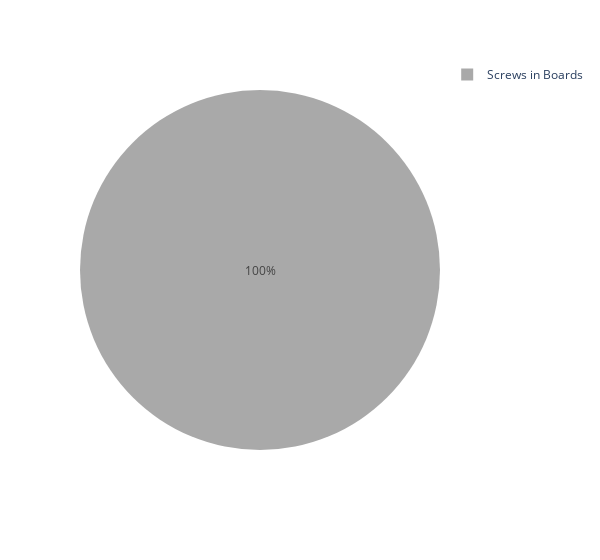
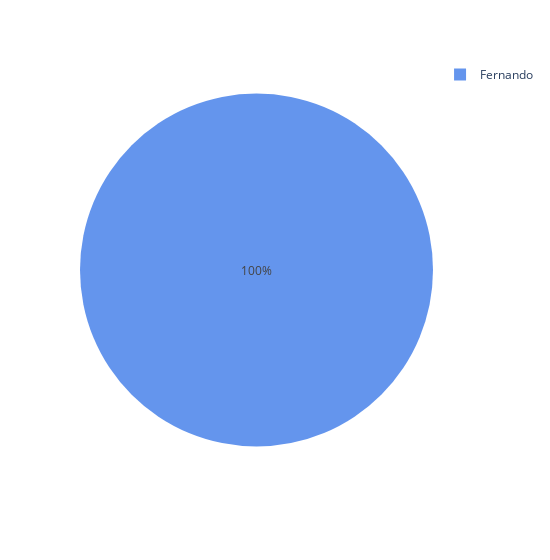
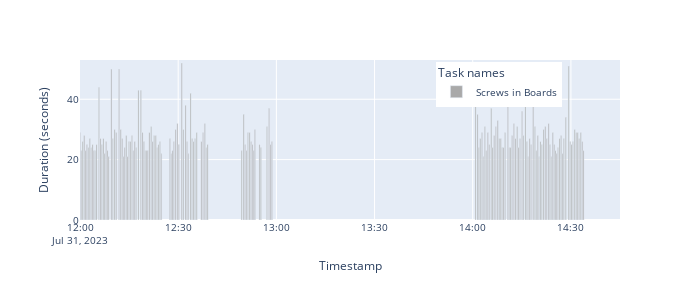
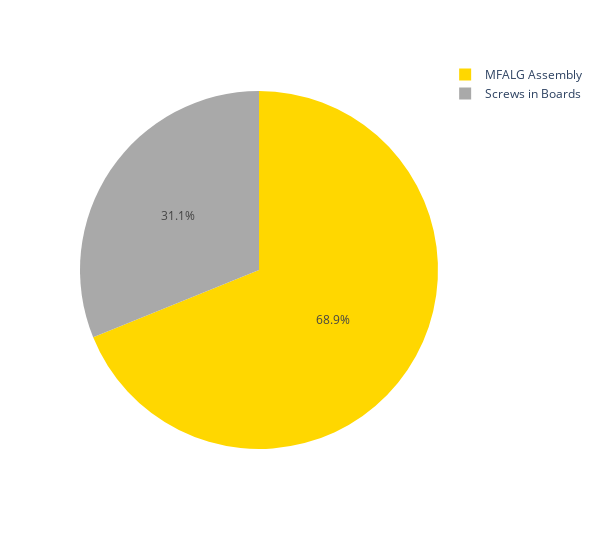

The notebook cell saved with these charts, in order:
### Markdown cell above
This section will now gather a range of days and present the corresponding graphs

### Code cell
start_date = '31/07/2023'
end_date = '27/09/2023'

start_date = pd.to_datetime(start_date, format='%d/%m/%Y')
end_date = pd.to_datetime(end_date, format='%d/%m/%Y')

# Create a date range
date_range = pd.date_range(start=start_date, end=end_date)

dfs = []
df_all = pd.DataFrame()

def calc_all_time_near(time_near,time_worked):
    
    print(f"Time person was near: {time_near}")
    time_near_seconds = time_near_.total_seconds()

    
    print(f"Time person was using node: {sum_emp_dt}")
    time_used_seconds = sum_emp_dt.total_seconds()


    return time_near_seconds, time_used_seconds

def all_plots(date_year,df,df_distance):
    
    sum_by_task, sum_emp_dt = plot_pie(df)
    plot_bar(date_year,df,df_distance)
    #plot_line(date_year, df)

    return sum_by_task, sum_emp_dt

def plots_all_dates(date_range):
    total_time_near = 0
    total_time_used = 0
    
    for date in date_range:

        day = str(date.day).zfill(2)
        month = str(date.month).zfill(2)
        date_ = day + "_" + month
        print(date_)
        date_year = "2023-" + month + "-" + day

        df = process_file(date_)
        df_dist = process_file_distance(date_)

        if df.empty:
            print("No data in that date")
            continue
                
        if df_dist.empty:
            print("No distance data in that date")
            continue

        df1 = remove_outliers(df, alpha = 0.5)

        df_distance = update_df_distance(df1,df_dist)

        _, sum_emp_dt = all_plots(date_year,df1,df_distance)

        _,time_near_ = fun_time_near(df_distance)

        print(f"Time person was near: {time_near_}")
        time_near_seconds = time_near_.total_seconds()

        
        print(f"Time person was using node: {sum_emp_dt}")
        time_used_seconds = sum_emp_dt.total_seconds()

        #time_near_seconds, time_used_seconds = calc_all_time_near(time_near_,sum_emp_dt)
        #total_time_near += time_near_seconds
        #total_time_used += time_used_seconds
      
        perc_usage = time_used_seconds/time_near_seconds*100
        
        print(f"Percentage of node usage per day: {round(perc_usage,0)} ")
        print()

        print()
        print()
        print()

        dfs.append(df1)

    #perc_total = total_time_used/total_time_near*100
    #print(f"Percentage of total node usage: {round(perc_total,0)} ")


    return dfs


# Prints plot for each date
dfs = plots_all_dates(date_range)
df_all = pd.concat(dfs, ignore_index=True)

# Prits plot for all dates together
_, _ = all_plots(date_year,df_all,df_distance)

### Figure 1 — Plotly figure (JSON) as saved in the notebook; plotly's stock layout.template omitted (floating-point values rounded to 4 significant figures)
{"data": [{"customdata": [["Screws in Boards"]], "domain": {"x": [0, 1], "y": [0, 1]}, "hovertemplate": "task_name=%{customdata[0]}<br>sec=%{value}<extra></extra>", "labels": ["Screws in Boards"], "legendgroup": "", "marker": {"colors": ["darkgray"]}, "name": "", "showlegend": true, "type": "pie", "values": [12168]}], "layout": {"legend": {"tracegroupgap": 0}, "margin": {"t": 60}, "width": 600}}

### Figure 2 — Plotly figure (JSON) as saved in the notebook; plotly's stock layout.template omitted (floating-point values rounded to 4 significant figures)
{"data": [{"customdata": [["Fernando"]], "domain": {"x": [0, 1], "y": [0, 1]}, "hovertemplate": "emp_name=%{customdata[0]}<br>sec=%{value}<extra></extra>", "labels": ["Fernando"], "legendgroup": "", "marker": {"colors": ["cornflowerblue"]}, "name": "", "showlegend": true, "type": "pie", "values": [12168]}], "layout": {"legend": {"tracegroupgap": 0}, "margin": {"t": 60}, "width": 550}}

### Figure 3 — Plotly figure (JSON) as saved in the notebook; plotly's stock layout.template omitted (floating-point values rounded to 4 significant figures; data arrays with more than 128 entries replaced by an {"elided": "..."} marker saying what was removed)
{"data": [{"alignmentgroup": "True", "hovertemplate": "Task names=Screws in Boards<br>Timestamp=%{x}<br>Duration (seconds)=%{y}<extra></extra>", "legendgroup": "Screws in Boards", "marker": {"color": "darkgray", "pattern": {"shape": ""}}, "name": "Screws in Boards", "offsetgroup": "Screws in Boards", "orientation": "v", "showlegend": true, "textposition": "auto", "type": "bar", "width": 20000, "x": {"elided": "449 str values"}, "xaxis": "x", "y": {"elided": "449 int values"}, "yaxis": "y"}], "layout": {"bargap": 0, "barmode": "relative", "font": {"size": 10}, "height": 300, "legend": {"title": {"text": "Task names"}, "tracegroupgap": 0, "x": 0.66, "xanchor": "left", "y": 0.99, "yanchor": "top"}, "margin": {"t": 60}, "width": 700, "xaxis": {"anchor": "y", "domain": [0, 1], "range": ["2023-07-31 12:00:00", "2023-07-31 14:45:00"], "showgrid": true, "title": {"text": "Timestamp"}}, "yaxis": {"anchor": "x", "domain": [0, 1], "range": [0, 53], "title": {"text": "Duration (seconds)"}}}}

### Figure 4 — Plotly figure (JSON) as saved in the notebook; plotly's stock layout.template omitted (floating-point values rounded to 4 significant figures)
{"data": [{"customdata": [["MFALG Assembly"], ["Screws in Boards"]], "domain": {"x": [0, 1], "y": [0, 1]}, "hovertemplate": "task_name=%{customdata[0]}<br>sec=%{value}<extra></extra>", "labels": ["MFALG Assembly", "Screws in Boards"], "legendgroup": "", "marker": {"colors": ["gold", "darkgray"]}, "name": "", "showlegend": true, "type": "pie", "values": [5290, 2392]}], "layout": {"legend": {"tracegroupgap": 0}, "margin": {"t": 60}, "width": 600}}
